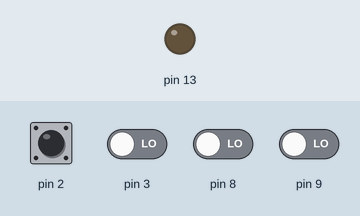
Recording of a sketch running on a simulated Arduino Uno, built with avr-gcc and run on an emulated ATmega328P. On the bench: output pins drawn as LEDs (lit = HIGH). The test bench sets the inputs (shaded band); at power-on: pin 2 HIGH, pin 3, pin 8, pin 9 LOW.

Above: at 5.0 s.
5.1 s: pin 8 driven HIGH
At 7.3 s:
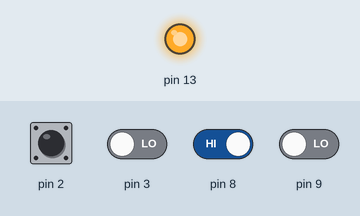
7.6 s: pin 3 driven HIGH
At 8.9 s:
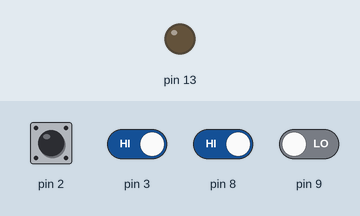
9.6 s: pin 9 driven HIGH
At 12.0 s:
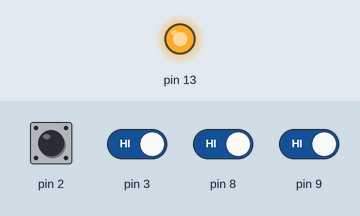
Timing chart, 0 to 13.5 s (numbered marks = the images above; inputs shaded):
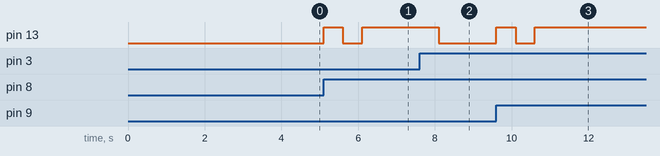

Measured:
- after the input at 5.1 s, pin 13: LOW → HIGH at once, → LOW 0.50 s later, → HIGH 0.50 s later
- after the input at 7.6 s, pin 13: HIGH → LOW after 0.50 s
- after the input at 9.6 s, pin 13: LOW → HIGH at once, → LOW 0.50 s later, → HIGH 0.50 s later

The sketch:

External_Interrupt_Test.ino
```cpp
#include <avr/io.h>
#include <avr/interrupt.h>
#include <util/delay.h>

ISR(INT1_vect){
	PORTB = _BV(PORTB5);
        _delay_ms(500);
	PORTB = !_BV(PORTB5);
}
//ISR(INT0_vect){
//        cli();
//        sei();
//}
ISR(PCINT0_vect){
  if(bit_is_set(PINB,PINB0)){
    int i;
    for(i=0;i<3;i++){
      PORTB ^= _BV(PORTB5);
      _delay_ms(500);
    }
  } else if (bit_is_set(PINB,PINB1)){
    int i;
    for(i=0;i<5;i++){
      PORTB ^= _BV(PORTB5);
      _delay_ms(200);
    }
  }
}
void InitINT(void){
	EICRA = 0b00001110;	//INT1-rise,INT0-fall
	EIMSK = 0b00000011;	//INT1,INT2 enable
}
void InitPCINT(void){
        PCICR = 0b00000001; //set PCIE0
        PCMSK0 =0b00000011; //set PB0,PB1 for SW
}
int main(void){
        DDRB = _BV(PORTB5);
  	InitINT();
        InitPCINT();
	sei();
	for(;;){

	}
}
```
